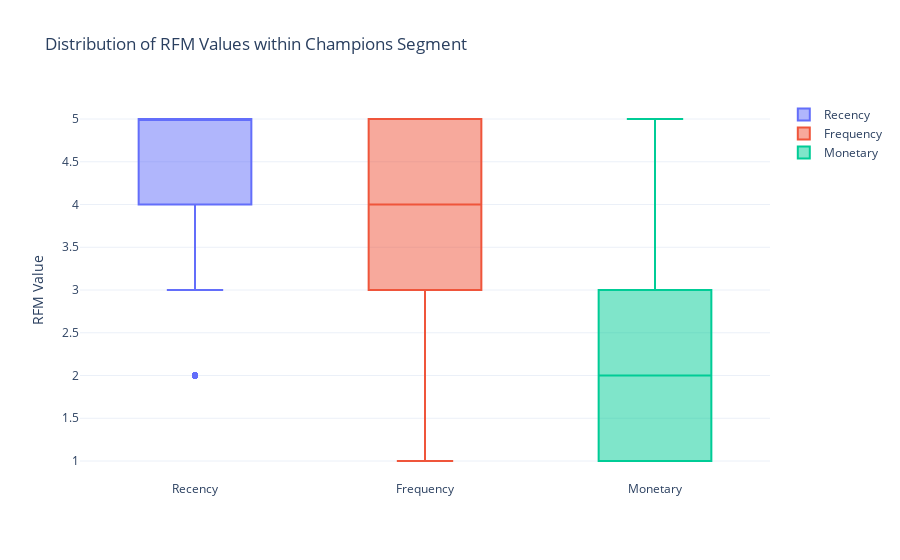

Source (notebook cell):
### Code cell
# Filter the data to include only the customers in the Champions segment
champions_segment = data[data['RFM Customer Segments'] == 'Champions']

fig = go.Figure()
fig.add_trace(go.Box(y=champions_segment['RecencyScore'], name='Recency'))
fig.add_trace(go.Box(y=champions_segment['FrequencyScore'], name='Frequency'))
fig.add_trace(go.Box(y=champions_segment['MonetaryScore'], name='Monetary'))

fig.update_layout(title='Distribution of RFM Values within Champions Segment',
                  yaxis_title='RFM Value',
                  showlegend=True)

fig.show()

### Figure 1 — Plotly figure (JSON) as saved in the notebook; plotly's stock layout.template omitted (floating-point values rounded to 4 significant figures; data arrays with more than 128 entries replaced by an {"elided": "..."} marker saying what was removed)
{"data": [{"name": "Recency", "type": "box", "y": {"elided": "23055 int values"}}, {"name": "Frequency", "type": "box", "y": {"elided": "23055 int values"}}, {"name": "Monetary", "type": "box", "y": {"elided": "23055 int values"}}], "layout": {"showlegend": true, "title": {"text": "Distribution of RFM Values within Champions Segment"}, "yaxis": {"title": {"text": "RFM Value"}}}}
